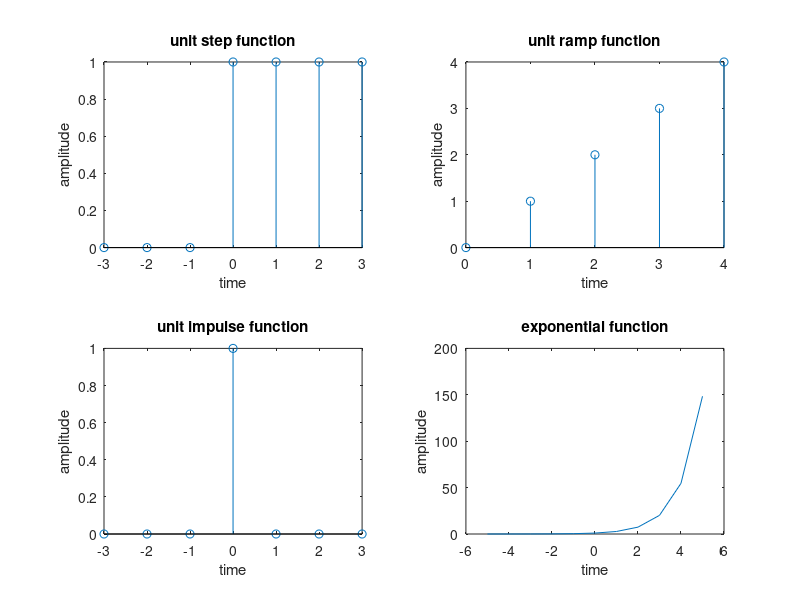

Source code (MATLAB):
clc;clear all;close all;
t=-3:1:3; 
y=[zeros(1,3),ones(1,4)]; 
subplot(2,2,1); 
stem(t,y); 
xlabel('time'); 
ylabel('amplitude');  
title('unit step function');

t1=0:1:4; 
y1=t1; 
subplot(2,2,2); 
stem(t1,y1); 
xlabel('time'); 
ylabel('amplitude');  
title('unit ramp function');  

t2=-3:1:3; 
y2=[zeros(1,3),1,zeros(1,3)]; 
subplot(2,2,3); 
stem(t2,y2); 
xlabel('time'); 
ylabel('amplitude'); 
title('unit impulse function');

t3=-5:1:5; 
y3=exp(t3); 
subplot(2,2,4); 
plot(t3,y3); 
xlabel('time'); 
ylabel('amplitude'); 
title('exponential function');